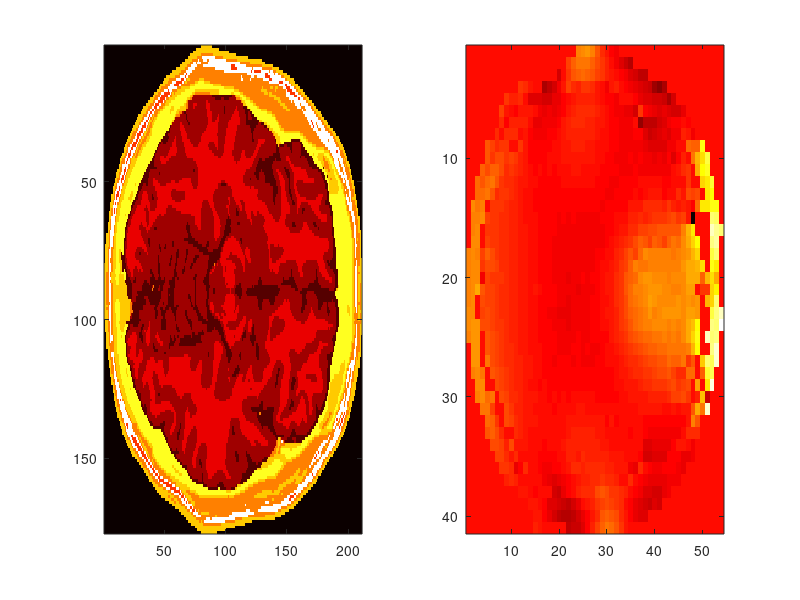
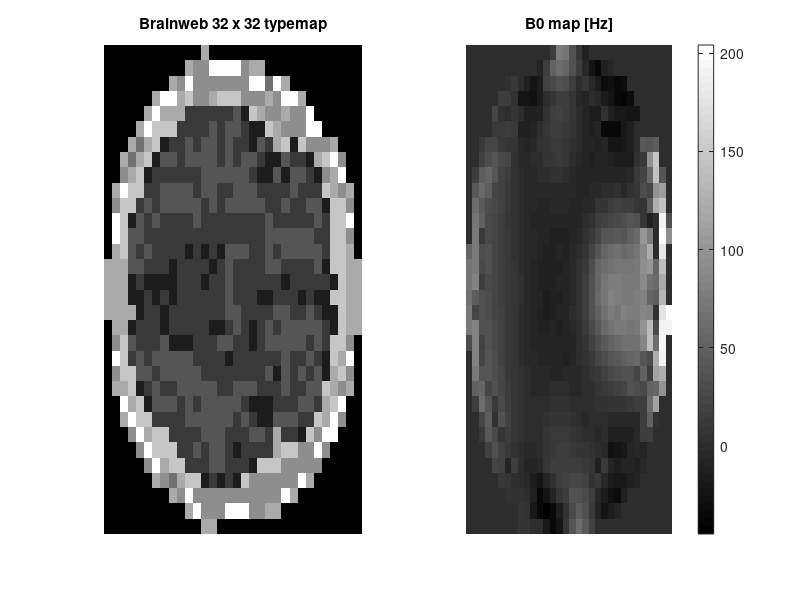

Source code (MATLAB) for these figures, in order:
%% match brainweb phantom to B0 map size (both to 32 x 32)
clear; clc 
load('brainweb.mat')
tm = brainweb.typemap; 
load('b0map_corr.mat')
%% 
figure(1); 
bwslice = tm(3:179,6:216,60);
b0slice = b0map(13:53,9:62,3);
subplot(121); imagesc(bwslice); colormap gray
subplot(122); imagesc(b0slice); colormap hot
%% 
[Xq,Yq] = meshgrid(linspace(1,54,32), linspace(1,41,32)); 
b0slice32 = interp2(b0slice,Xq,Yq,'Linear'); 
[Xp,Yp] = meshgrid(linspace(1,211,32), linspace(1,177,32)); 
bwslice32 = interp2(bwslice, Xp, Yp,'nearest'); 
%%
figure(2);

subplot(121); imagesc(bwslice32); axis off; title('Brainweb 32 x 32 typemap');
subplot(122); imagesc(b0slice32); axis off; title('B0 map [Hz]'); colorbar
colormap gray

%% 
b0units = 'Hz'; 

%% 
save('brainweb_sim_source_data.mat','bwslice32','b0slice32'); 